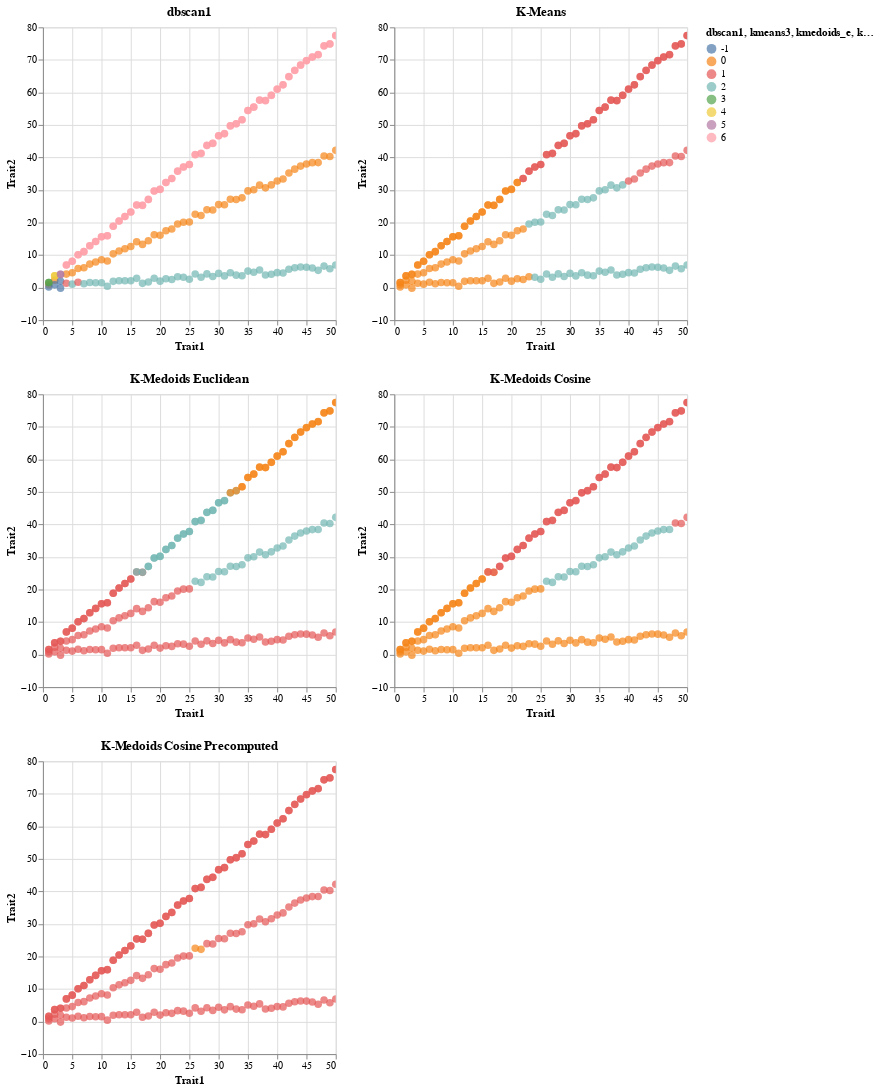

The cell this chart's notebook holds for it:
### Code cell
# Display charts
display(Markdown("# Plots for the main clustering methods"))
(dbscan_charts[eps_labels[1]] | kmeans) & (kmedoids_e | kmedoids_c) & kmedoids_cp

### Figure 1 — Vega-Lite specification as saved in the notebook (floating-point values rounded to 4 significant figures; data arrays with more than 128 entries replaced by an {"elided": "..."} marker saying what was removed)
{"config": {"view": {"continuousWidth": 300, "continuousHeight": 300}}, "vconcat": [{"hconcat": [{"mark": {"type": "circle", "size": 60}, "encoding": {"color": {"field": "dbscan1", "type": "nominal"}, "tooltip": [{"field": "dbscan1", "type": "quantitative"}, {"field": "Trait1", "type": "quantitative"}, {"field": "Trait2", "type": "quantitative"}], "x": {"field": "Trait1", "type": "quantitative"}, "y": {"field": "Trait2", "type": "quantitative"}}, "name": "view_5", "title": "dbscan1"}, {"mark": {"type": "circle", "size": 60}, "encoding": {"color": {"field": "kmeans3", "type": "nominal"}, "tooltip": [{"field": "dbscan3", "type": "quantitative"}, {"field": "kmeans3", "type": "quantitative"}, {"field": "mixture", "type": "quantitative"}, {"field": "spectral", "type": "quantitative"}, {"field": "birch", "type": "quantitative"}, {"field": "kmedoids_e", "type": "quantitative"}, {"field": "kmedoids_c", "type": "quantitative"}, {"field": "kmedoids_cp", "type": "quantitative"}], "x": {"field": "Trait1", "type": "quantitative"}, "y": {"field": "Trait2", "type": "quantitative"}}, "name": "view_6", "title": "K-Means"}]}, {"hconcat": [{"mark": {"type": "circle", "size": 60}, "encoding": {"color": {"field": "kmedoids_e", "type": "nominal"}, "tooltip": [{"field": "dbscan3", "type": "quantitative"}, {"field": "kmeans3", "type": "quantitative"}, {"field": "mixture", "type": "quantitative"}, {"field": "spectral", "type": "quantitative"}, {"field": "birch", "type": "quantitative"}, {"field": "kmedoids_e", "type": "quantitative"}, {"field": "kmedoids_c", "type": "quantitative"}, {"field": "kmedoids_cp", "type": "quantitative"}], "x": {"field": "Trait1", "type": "quantitative"}, "y": {"field": "Trait2", "type": "quantitative"}}, "name": "view_7", "title": "K-Medoids Euclidean"}, {"mark": {"type": "circle", "size": 60}, "encoding": {"color": {"field": "kmedoids_c", "type": "nominal"}, "tooltip": [{"field": "dbscan3", "type": "quantitative"}, {"field": "kmeans3", "type": "quantitative"}, {"field": "mixture", "type": "quantitative"}, {"field": "spectral", "type": "quantitative"}, {"field": "birch", "type": "quantitative"}, {"field": "kmedoids_e", "type": "quantitative"}, {"field": "kmedoids_c", "type": "quantitative"}, {"field": "kmedoids_cp", "type": "quantitative"}], "x": {"field": "Trait1", "type": "quantitative"}, "y": {"field": "Trait2", "type": "quantitative"}}, "name": "view_8", "title": "K-Medoids Cosine"}]}, {"mark": {"type": "circle", "size": 60}, "encoding": {"color": {"field": "kmedoids_cp", "type": "nominal"}, "tooltip": [{"field": "dbscan3", "type": "quantitative"}, {"field": "kmeans3", "type": "quantitative"}, {"field": "mixture", "type": "quantitative"}, {"field": "spectral", "type": "quantitative"}, {"field": "birch", "type": "quantitative"}, {"field": "kmedoids_e", "type": "quantitative"}, {"field": "kmedoids_c", "type": "quantitative"}, {"field": "kmedoids_cp", "type": "quantitative"}], "x": {"field": "Trait1", "type": "quantitative"}, "y": {"field": "Trait2", "type": "quantitative"}}, "name": "view_9", "title": "K-Medoids Cosine Precomputed"}], "data": {"name": "data-8ff61e1f74a5eb683a8fc333d37823a0"}, "params": [{"name": "param_2", "select": {"type": "interval", "encodings": ["x", "y"]}, "bind": "scales", "views": ["view_5"]}, {"name": "param_5", "select": {"type": "interval", "encodings": ["x", "y"]}, "bind": "scales", "views": ["view_6"]}, {"name": "param_9", "select": {"type": "interval", "encodings": ["x", "y"]}, "bind": "scales", "views": ["view_7"]}, {"name": "param_10", "select": {"type": "interval", "encodings": ["x", "y"]}, "bind": "scales", "views": ["view_8"]}, {"name": "param_11", "select": {"type": "interval", "encodings": ["x", "y"]}, "bind": "scales", "views": ["view_9"]}], "$schema": "https://vega.github.io/schema/vega-lite/v5.16.3.json", "datasets": {"data-8ff61e1f74a5eb683a8fc333d37823a0": {"elided": "200 records"}}}
